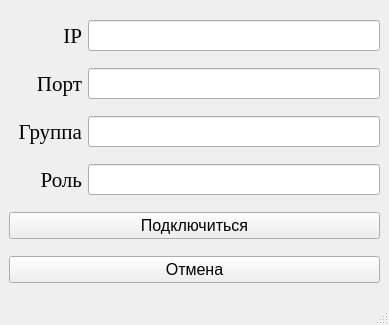
<?xml version="1.0" encoding="UTF-8"?>
<ui version="4.0">
 <class>IPConf</class>
 <widget class="QMainWindow" name="IPConf">
  <property name="windowModality">
   <enum>Qt::ApplicationModal</enum>
  </property>
  <property name="geometry">
   <rect>
    <x>0</x>
    <y>0</y>
    <width>389</width>
    <height>325</height>
   </rect>
  </property>
  <property name="windowTitle">
   <string>Настройки подключения</string>
  </property>
  <widget class="QWidget" name="centralwidget">
   <layout class="QVBoxLayout" name="verticalLayout">
    <item>
     <layout class="QHBoxLayout" name="horizontalLayout" stretch="1,4">
      <item>
       <widget class="QLabel" name="label">
        <property name="font">
         <font>
          <family>Times New Roman</family>
          <pointsize>16</pointsize>
         </font>
        </property>
        <property name="text">
         <string>IP</string>
        </property>
        <property name="alignment">
         <set>Qt::AlignRight|Qt::AlignTrailing|Qt::AlignVCenter</set>
        </property>
       </widget>
      </item>
      <item>
       <widget class="QLineEdit" name="lineEdit">
        <property name="sizePolicy">
         <sizepolicy hsizetype="Preferred" vsizetype="Fixed">
          <horstretch>0</horstretch>
          <verstretch>0</verstretch>
         </sizepolicy>
        </property>
        <property name="font">
         <font>
          <pointsize>14</pointsize>
         </font>
        </property>
       </widget>
      </item>
     </layout>
    </item>
    <item>
     <layout class="QHBoxLayout" name="horizontalLayout_2" stretch="1,4">
      <item>
       <widget class="QLabel" name="label_2">
        <property name="font">
         <font>
          <family>Times New Roman</family>
          <pointsize>16</pointsize>
         </font>
        </property>
        <property name="text">
         <string>Порт</string>
        </property>
        <property name="alignment">
         <set>Qt::AlignRight|Qt::AlignTrailing|Qt::AlignVCenter</set>
        </property>
       </widget>
      </item>
      <item>
       <widget class="QLineEdit" name="lineEdit_2">
        <property name="font">
         <font>
          <pointsize>14</pointsize>
         </font>
        </property>
       </widget>
      </item>
     </layout>
    </item>
    <item>
     <layout class="QHBoxLayout" name="horizontalLayout_3" stretch="1,4">
      <item>
       <widget class="QLabel" name="label_3">
        <property name="font">
         <font>
          <family>Times New Roman</family>
          <pointsize>16</pointsize>
         </font>
        </property>
        <property name="text">
         <string>Группа</string>
        </property>
        <property name="alignment">
         <set>Qt::AlignRight|Qt::AlignTrailing|Qt::AlignVCenter</set>
        </property>
       </widget>
      </item>
      <item>
       <widget class="QLineEdit" name="lineEdit_3">
        <property name="font">
         <font>
          <pointsize>14</pointsize>
         </font>
        </property>
       </widget>
      </item>
     </layout>
    </item>
    <item>
     <layout class="QHBoxLayout" name="horizontalLayout_4" stretch="1,4">
      <item>
       <widget class="QLabel" name="label_4">
        <property name="font">
         <font>
          <family>Times New Roman</family>
          <pointsize>16</pointsize>
         </font>
        </property>
        <property name="text">
         <string>Роль</string>
        </property>
        <property name="alignment">
         <set>Qt::AlignRight|Qt::AlignTrailing|Qt::AlignVCenter</set>
        </property>
       </widget>
      </item>
      <item>
       <widget class="QLineEdit" name="lineEdit_4">
        <property name="font">
         <font>
          <pointsize>14</pointsize>
         </font>
        </property>
       </widget>
      </item>
     </layout>
    </item>
    <item>
     <widget class="QPushButton" name="pushButton">
      <property name="font">
       <font>
        <pointsize>12</pointsize>
       </font>
      </property>
      <property name="text">
       <string>Подключиться</string>
      </property>
     </widget>
    </item>
    <item>
     <widget class="QPushButton" name="pushButton_2">
      <property name="font">
       <font>
        <pointsize>12</pointsize>
       </font>
      </property>
      <property name="text">
       <string>Отмена</string>
      </property>
     </widget>
    </item>
   </layout>
  </widget>
  <widget class="QMenuBar" name="menubar">
   <property name="geometry">
    <rect>
     <x>0</x>
     <y>0</y>
     <width>389</width>
     <height>21</height>
    </rect>
   </property>
  </widget>
  <widget class="QStatusBar" name="statusbar"/>
 </widget>
 <resources/>
 <connections/>
</ui>
